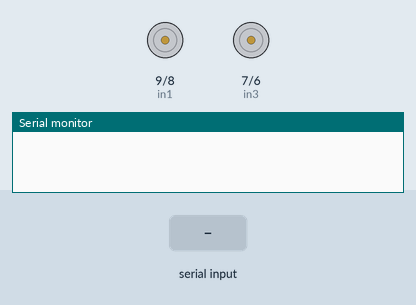
The sketch below on a simulated Arduino Uno, built with avr-gcc and run on an emulated ATmega328P. Parts: motor-driver pin pairs drawn as motors (green arrow = first pin HIGH = forward, orange = second pin HIGH = backward, longer = more drive, scaled by the enable pin), the last lines printed to the serial monitor. The inputs (shaded band) are chosen by the test bench.

Above: at 1.2 s.
1.3 s: "F" received over the second serial link
At 2.5 s:
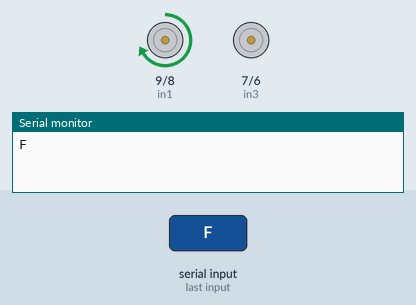
2.8 s: "B" received over the second serial link
At 3.9 s:
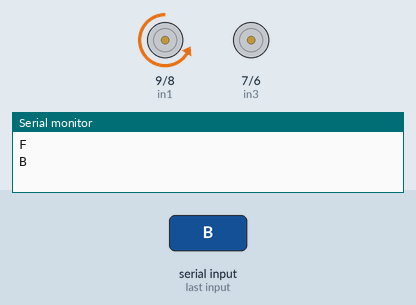
4.3 s: "L" received over the second serial link
At 5.0 s:
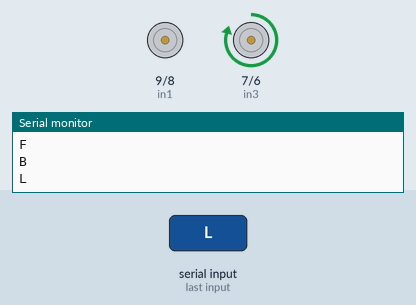
5.8 s: "R" received over the second serial link
At 6.2 s:
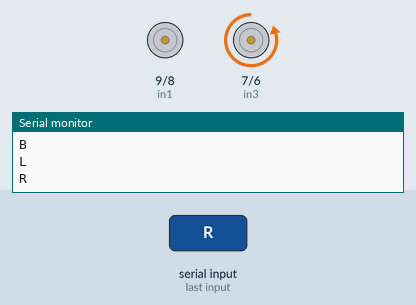
7.3 s: "G" received over the second serial link
At 8.5 s:
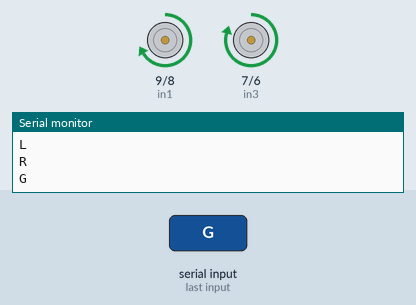
8.8 s: "I" received over the second serial link
At 9.7 s:
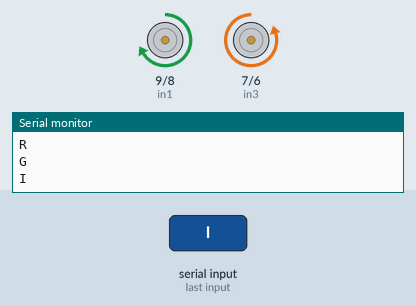
Timing chart, 0 to 11.3 s (numbered marks = the images above; inputs shaded):
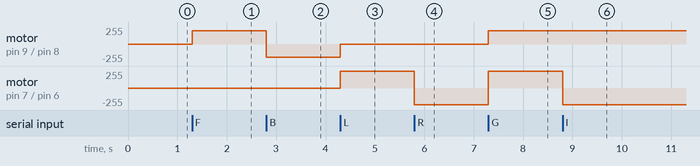

The sketch:

impreza.ino
```cpp
//*** 1- Documentation

//This program is used to control a robot car using a app that communicates with Arduino trough a bluetooth module

#include <AFMotor.h>
#include <Servo.h>
#include <SoftwareSerial.h>
SoftwareSerial mySerial(11,12); // RX, TX
String serialReceived;
char command;

int enA = 10;
int in1 = 9;
int in2 = 8;
// motor two
int enB = 5;
int in3 = 7;
int in4 = 6;
void setup()
{
Serial.begin(38400); //Set the baud rate to your Bluetooth module.
mySerial.begin(9600);

pinMode(enA, OUTPUT);
pinMode(enB, OUTPUT);
pinMode(in1, OUTPUT);
pinMode(in2, OUTPUT);
pinMode(in3, OUTPUT);
pinMode(in4, OUTPUT);
}

void loop(){

if (mySerial.available()) {
    //Serial.write(mySerial.read());
command = mySerial.read();
Stop(); //initialize with motors stoped
//Change pin mode only if new command is different from previous.
Serial.println(command);

switch(command){
    case 'F':
    forward();
    break;
  case 'B':
    back();
    break;
  case 'L':
    left();
    break;
  case 'R':
    right();
    break;
    case 'G':
    Forleft();
    break;
  case 'I':
    Forright ();
    break;
  case 'H':
    Backleft();
    break;
  case 'J':
    Backright ();
    break;
}
}
}
void forward()
{
  // this function will run the motors in both directions at a fixed speed
  // turn on motor A
  digitalWrite(in1, HIGH);
  digitalWrite(in2, LOW);
  analogWrite(enA, 200);
}

void back()
{
  digitalWrite(in1, LOW);
  digitalWrite(in2, HIGH);
  analogWrite(enB, 200);
  }

void left(){
  digitalWrite(in3, HIGH);
  digitalWrite(in4, LOW);
  // set speed to 200 out of possible range 0~255
  analogWrite(enB, 250);
  }

void right(){
  digitalWrite(in3, LOW);
  digitalWrite(in4, HIGH);
  // set speed to 200 out of possible range 0~255
  analogWrite(enB, 250);
  }
void Stop()
{
digitalWrite(in1, LOW);
digitalWrite(in2, LOW);
digitalWrite(in3, LOW);
digitalWrite(in4, LOW);
}

void Forright()
{
digitalWrite(in1, HIGH);
digitalWrite(in2, LOW);
analogWrite(enA, 200);
digitalWrite(in3, LOW);
digitalWrite(in4, HIGH);
analogWrite(enB, 250);
}

void Forleft()
{
digitalWrite(in1, HIGH);
digitalWrite(in2, LOW);
analogWrite(enA, 200);
digitalWrite(in3, HIGH);
digitalWrite(in4, LOW);
analogWrite(enB, 250);
}

void Backright()
{
digitalWrite(in1, LOW);
digitalWrite(in2, HIGH);
analogWrite(enA, 200);
digitalWrite(in3, LOW);
digitalWrite(in4, HIGH);
analogWrite(enB, 250);
}

void Backleft()
{
digitalWrite(in1, LOW);
digitalWrite(in2, HIGH);
analogWrite(enA, 200);
digitalWrite(in3, HIGH);
digitalWrite(in4, LOW);
analogWrite(enB, 250);
}
```

Measured:
- after the input at 1.3 s, motor on pin 9 (in1) / pin 8 (in2): stopped → forward 200/255 at once
- after the input at 2.8 s, motor on pin 9 (in1) / pin 8 (in2): forward 200/255 → backward 200/255 at once
- after the input at 4.3 s, motor on pin 9 (in1) / pin 8 (in2): backward 200/255 → stopped at once; motor on pin 7 (in3) / pin 6 (in4): stopped → forward 250/255 at once
- after the input at 5.8 s, motor on pin 7 (in3) / pin 6 (in4): forward 250/255 → backward 250/255 at once
- after the input at 7.3 s, motor on pin 9 (in1) / pin 8 (in2): stopped → forward 200/255 at once; motor on pin 7 (in3) / pin 6 (in4): backward 250/255 → forward 250/255 at once
- after the input at 8.8 s, motor on pin 7 (in3) / pin 6 (in4): forward 250/255 → backward 250/255 at once
